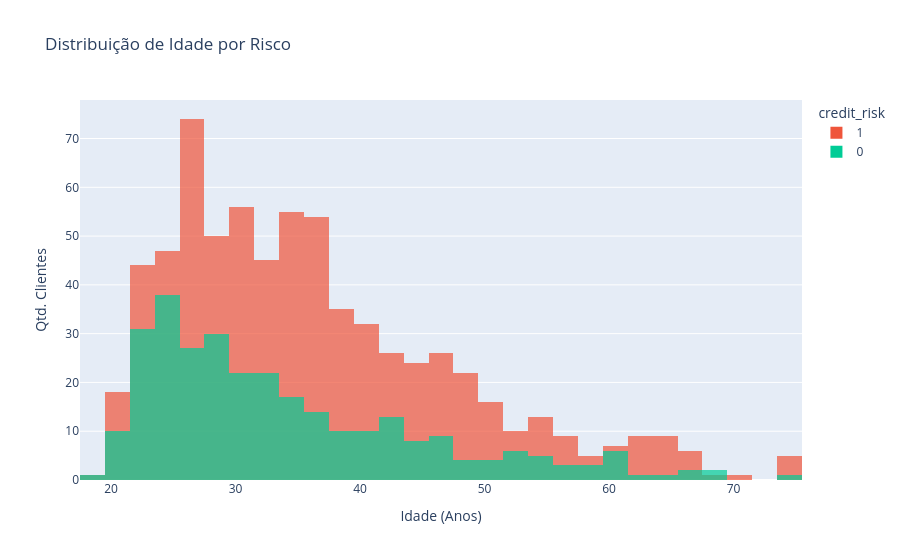

Here is the notebook cell this chart was saved with:
### Markdown cell above
---
## 2. Análise Univariada: O Perfil Demográfico
A primeira pergunta de negócio é: **Quem é o nosso cliente padrão?**
Vamos utilizar nosso módulo visual customizado para analisar a distribuição etária da carteira.

### Code cell
# Utilizando a função da lib local utils/plots.py
fig_idade = plots.plot_histograma_idade(df)
fig_idade.show()

### Figure 1 — Plotly figure (JSON) as saved in the notebook; plotly's stock layout.template omitted (floating-point values rounded to 4 significant figures; data arrays with more than 128 entries replaced by an {"elided": "..."} marker saying what was removed)
{"data": [{"bingroup": "x", "hovertemplate": "credit_risk=1<br>age=%{x}<br>count=%{y}<extra></extra>", "legendgroup": "1", "marker": {"color": "#EF553B", "opacity": 0.7, "pattern": {"shape": ""}}, "name": "1", "nbinsx": 30, "orientation": "v", "showlegend": true, "type": "histogram", "x": {"elided": "700 int values"}, "xaxis": "x", "yaxis": "y"}, {"bingroup": "x", "hovertemplate": "credit_risk=0<br>age=%{x}<br>count=%{y}<extra></extra>", "legendgroup": "0", "marker": {"color": "#00CC96", "opacity": 0.7, "pattern": {"shape": ""}}, "name": "0", "nbinsx": 30, "orientation": "v", "showlegend": true, "type": "histogram", "x": {"elided": "300 int values"}, "xaxis": "x", "yaxis": "y"}], "layout": {"barmode": "overlay", "legend": {"title": {"text": "credit_risk"}, "tracegroupgap": 0}, "title": {"text": "Distribuição de Idade por Risco"}, "xaxis": {"anchor": "y", "domain": [0, 1], "title": {"text": "Idade (Anos)"}}, "yaxis": {"anchor": "x", "domain": [0, 1], "title": {"text": "Qtd. Clientes"}}}}
